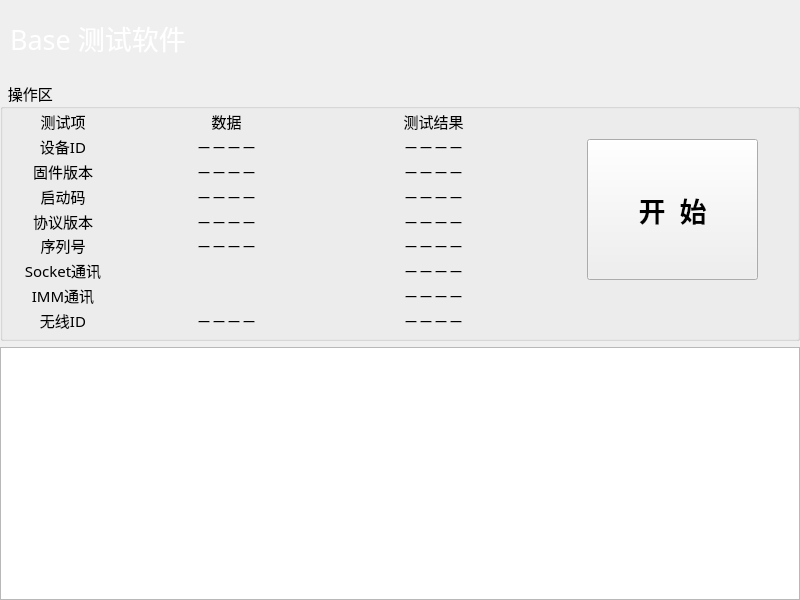
<?xml version="1.0" encoding="UTF-8"?>
<ui version="4.0">
 <class>MainWindow</class>
 <widget class="QMainWindow" name="MainWindow">
  <property name="geometry">
   <rect>
    <x>0</x>
    <y>0</y>
    <width>800</width>
    <height>600</height>
   </rect>
  </property>
  <property name="windowTitle">
   <string> Base测试软件</string>
  </property>
  <property name="windowIcon">
   <iconset resource="images/image.qrc">
    <normaloff>:/image/logo.jpg</normaloff>:/image/logo.jpg</iconset>
  </property>
  <widget class="QWidget" name="centralwidget">
   <layout class="QGridLayout" name="gridLayout">
    <property name="leftMargin">
     <number>0</number>
    </property>
    <property name="topMargin">
     <number>0</number>
    </property>
    <property name="rightMargin">
     <number>0</number>
    </property>
    <property name="bottomMargin">
     <number>0</number>
    </property>
    <property name="spacing">
     <number>6</number>
    </property>
    <item row="0" column="0">
     <widget class="QWidget" name="barWid" native="true">
      <property name="minimumSize">
       <size>
        <width>0</width>
        <height>75</height>
       </size>
      </property>
      <property name="maximumSize">
       <size>
        <width>16777215</width>
        <height>75</height>
       </size>
      </property>
      <widget class="QLabel" name="label_5">
       <property name="geometry">
        <rect>
         <x>10</x>
         <y>20</y>
         <width>201</width>
         <height>35</height>
        </rect>
       </property>
       <property name="font">
        <font>
         <family>微软雅黑</family>
         <pointsize>20</pointsize>
        </font>
       </property>
       <property name="styleSheet">
        <string notr="true">color: rgb(255, 255, 255);</string>
       </property>
       <property name="text">
        <string>Base 测试软件</string>
       </property>
       <property name="alignment">
        <set>Qt::AlignLeading|Qt::AlignLeft|Qt::AlignVCenter</set>
       </property>
      </widget>
     </widget>
    </item>
    <item row="6" column="0">
     <widget class="QPlainTextEdit" name="textEdit">
      <property name="font">
       <font>
        <family>微软雅黑</family>
        <pointsize>10</pointsize>
       </font>
      </property>
      <property name="readOnly">
       <bool>true</bool>
      </property>
     </widget>
    </item>
    <item row="5" column="0">
     <widget class="QGroupBox" name="groupBox">
      <property name="minimumSize">
       <size>
        <width>0</width>
        <height>260</height>
       </size>
      </property>
      <property name="maximumSize">
       <size>
        <width>16777215</width>
        <height>260</height>
       </size>
      </property>
      <property name="font">
       <font>
        <family>微软雅黑</family>
        <pointsize>11</pointsize>
       </font>
      </property>
      <property name="title">
       <string>  操作区</string>
      </property>
      <layout class="QGridLayout" name="gridLayout_2">
       <property name="leftMargin">
        <number>0</number>
       </property>
       <property name="topMargin">
        <number>0</number>
       </property>
       <property name="rightMargin">
        <number>0</number>
       </property>
       <property name="bottomMargin">
        <number>0</number>
       </property>
       <property name="horizontalSpacing">
        <number>0</number>
       </property>
       <item row="0" column="0">
        <widget class="QWidget" name="widget_2" native="true">
         <layout class="QGridLayout" name="gridLayout_3">
          <property name="leftMargin">
           <number>0</number>
          </property>
          <property name="topMargin">
           <number>0</number>
          </property>
          <property name="rightMargin">
           <number>0</number>
          </property>
          <property name="bottomMargin">
           <number>5</number>
          </property>
          <property name="spacing">
           <number>0</number>
          </property>
          <item row="4" column="2">
           <widget class="QLabel" name="protocolResLab">
            <property name="text">
             <string>－－－－</string>
            </property>
            <property name="alignment">
             <set>Qt::AlignCenter</set>
            </property>
           </widget>
          </item>
          <item row="8" column="0">
           <widget class="QLabel" name="label_11">
            <property name="maximumSize">
             <size>
              <width>120</width>
              <height>16777215</height>
             </size>
            </property>
            <property name="text">
             <string>无线ID</string>
            </property>
            <property name="alignment">
             <set>Qt::AlignCenter</set>
            </property>
           </widget>
          </item>
          <item row="5" column="2">
           <widget class="QLabel" name="snResLab">
            <property name="text">
             <string>－－－－</string>
            </property>
            <property name="alignment">
             <set>Qt::AlignCenter</set>
            </property>
           </widget>
          </item>
          <item row="0" column="2">
           <widget class="QLabel" name="label_7">
            <property name="text">
             <string>测试结果</string>
            </property>
            <property name="alignment">
             <set>Qt::AlignCenter</set>
            </property>
           </widget>
          </item>
          <item row="1" column="0">
           <widget class="QLabel" name="label">
            <property name="maximumSize">
             <size>
              <width>120</width>
              <height>16777215</height>
             </size>
            </property>
            <property name="text">
             <string>设备ID</string>
            </property>
            <property name="alignment">
             <set>Qt::AlignCenter</set>
            </property>
           </widget>
          </item>
          <item row="2" column="0">
           <widget class="QLabel" name="label_3">
            <property name="maximumSize">
             <size>
              <width>120</width>
              <height>16777215</height>
             </size>
            </property>
            <property name="text">
             <string>固件版本</string>
            </property>
            <property name="alignment">
             <set>Qt::AlignCenter</set>
            </property>
           </widget>
          </item>
          <item row="2" column="1">
           <widget class="QLabel" name="fwLab">
            <property name="text">
             <string>－－－－</string>
            </property>
            <property name="alignment">
             <set>Qt::AlignCenter</set>
            </property>
           </widget>
          </item>
          <item row="0" column="1">
           <widget class="QLabel" name="label_4">
            <property name="text">
             <string>数据</string>
            </property>
            <property name="alignment">
             <set>Qt::AlignCenter</set>
            </property>
           </widget>
          </item>
          <item row="3" column="0">
           <widget class="QLabel" name="label_6">
            <property name="maximumSize">
             <size>
              <width>120</width>
              <height>16777215</height>
             </size>
            </property>
            <property name="text">
             <string>启动码</string>
            </property>
            <property name="alignment">
             <set>Qt::AlignCenter</set>
            </property>
           </widget>
          </item>
          <item row="8" column="1">
           <widget class="QLabel" name="zigbeeLab">
            <property name="text">
             <string>－－－－</string>
            </property>
            <property name="alignment">
             <set>Qt::AlignCenter</set>
            </property>
           </widget>
          </item>
          <item row="3" column="2">
           <widget class="QLabel" name="bootResLab">
            <property name="text">
             <string>－－－－</string>
            </property>
            <property name="alignment">
             <set>Qt::AlignCenter</set>
            </property>
           </widget>
          </item>
          <item row="5" column="0">
           <widget class="QLabel" name="label_10">
            <property name="maximumSize">
             <size>
              <width>120</width>
              <height>16777215</height>
             </size>
            </property>
            <property name="text">
             <string>序列号</string>
            </property>
            <property name="alignment">
             <set>Qt::AlignCenter</set>
            </property>
           </widget>
          </item>
          <item row="1" column="1">
           <widget class="QLabel" name="idLab">
            <property name="text">
             <string>－－－－</string>
            </property>
            <property name="alignment">
             <set>Qt::AlignCenter</set>
            </property>
           </widget>
          </item>
          <item row="2" column="2">
           <widget class="QLabel" name="fwResLab">
            <property name="text">
             <string>－－－－</string>
            </property>
            <property name="alignment">
             <set>Qt::AlignCenter</set>
            </property>
           </widget>
          </item>
          <item row="4" column="0">
           <widget class="QLabel" name="label_8">
            <property name="maximumSize">
             <size>
              <width>120</width>
              <height>16777215</height>
             </size>
            </property>
            <property name="text">
             <string>协议版本</string>
            </property>
            <property name="alignment">
             <set>Qt::AlignCenter</set>
            </property>
           </widget>
          </item>
          <item row="8" column="2">
           <widget class="QLabel" name="zigbeeResLab">
            <property name="text">
             <string>－－－－</string>
            </property>
            <property name="alignment">
             <set>Qt::AlignCenter</set>
            </property>
           </widget>
          </item>
          <item row="1" column="2">
           <widget class="QLabel" name="idResLab">
            <property name="text">
             <string>－－－－</string>
            </property>
            <property name="alignment">
             <set>Qt::AlignCenter</set>
            </property>
           </widget>
          </item>
          <item row="6" column="0">
           <widget class="QLabel" name="label_9">
            <property name="text">
             <string>Socket通讯</string>
            </property>
            <property name="alignment">
             <set>Qt::AlignCenter</set>
            </property>
           </widget>
          </item>
          <item row="4" column="1">
           <widget class="QLabel" name="protocolLab">
            <property name="text">
             <string>－－－－</string>
            </property>
            <property name="alignment">
             <set>Qt::AlignCenter</set>
            </property>
           </widget>
          </item>
          <item row="5" column="1">
           <widget class="QLabel" name="snLab">
            <property name="text">
             <string>－－－－</string>
            </property>
            <property name="alignment">
             <set>Qt::AlignCenter</set>
            </property>
           </widget>
          </item>
          <item row="3" column="1">
           <widget class="QLabel" name="bootLab">
            <property name="text">
             <string>－－－－</string>
            </property>
            <property name="alignment">
             <set>Qt::AlignCenter</set>
            </property>
           </widget>
          </item>
          <item row="0" column="0">
           <widget class="QLabel" name="label_2">
            <property name="text">
             <string>测试项</string>
            </property>
            <property name="alignment">
             <set>Qt::AlignCenter</set>
            </property>
           </widget>
          </item>
          <item row="7" column="0">
           <widget class="QLabel" name="label_12">
            <property name="text">
             <string>IMM通讯</string>
            </property>
            <property name="alignment">
             <set>Qt::AlignCenter</set>
            </property>
           </widget>
          </item>
          <item row="6" column="2">
           <widget class="QLabel" name="socketResLab">
            <property name="text">
             <string>－－－－</string>
            </property>
            <property name="alignment">
             <set>Qt::AlignCenter</set>
            </property>
           </widget>
          </item>
          <item row="7" column="2">
           <widget class="QLabel" name="IMMResLab">
            <property name="text">
             <string>－－－－</string>
            </property>
            <property name="alignment">
             <set>Qt::AlignCenter</set>
            </property>
           </widget>
          </item>
         </layout>
        </widget>
       </item>
       <item row="0" column="1">
        <widget class="QWidget" name="widget" native="true">
         <property name="maximumSize">
          <size>
           <width>260</width>
           <height>16777215</height>
          </size>
         </property>
         <widget class="QPushButton" name="startBtn">
          <property name="geometry">
           <rect>
            <x>50</x>
            <y>30</y>
            <width>171</width>
            <height>141</height>
           </rect>
          </property>
          <property name="font">
           <font>
            <family>微软雅黑</family>
            <pointsize>20</pointsize>
            <weight>75</weight>
            <bold>true</bold>
           </font>
          </property>
          <property name="text">
           <string>开  始</string>
          </property>
         </widget>
        </widget>
       </item>
      </layout>
     </widget>
    </item>
   </layout>
  </widget>
 </widget>
 <resources>
  <include location="images/image.qrc"/>
 </resources>
 <connections/>
</ui>
